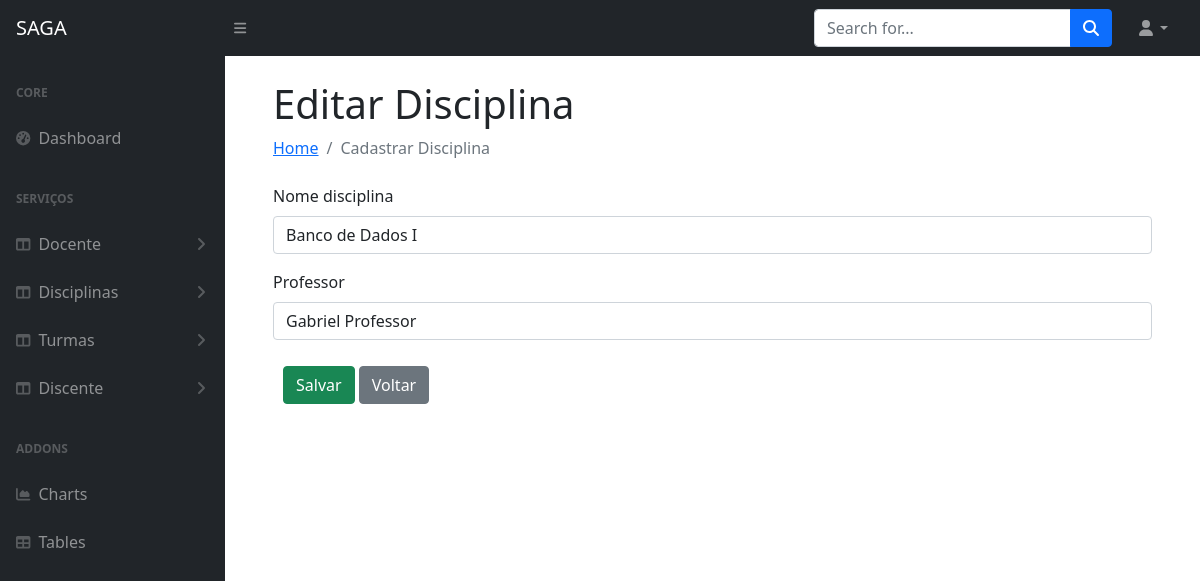
The page /editar_disciplina/1 on the database as committed earlier.
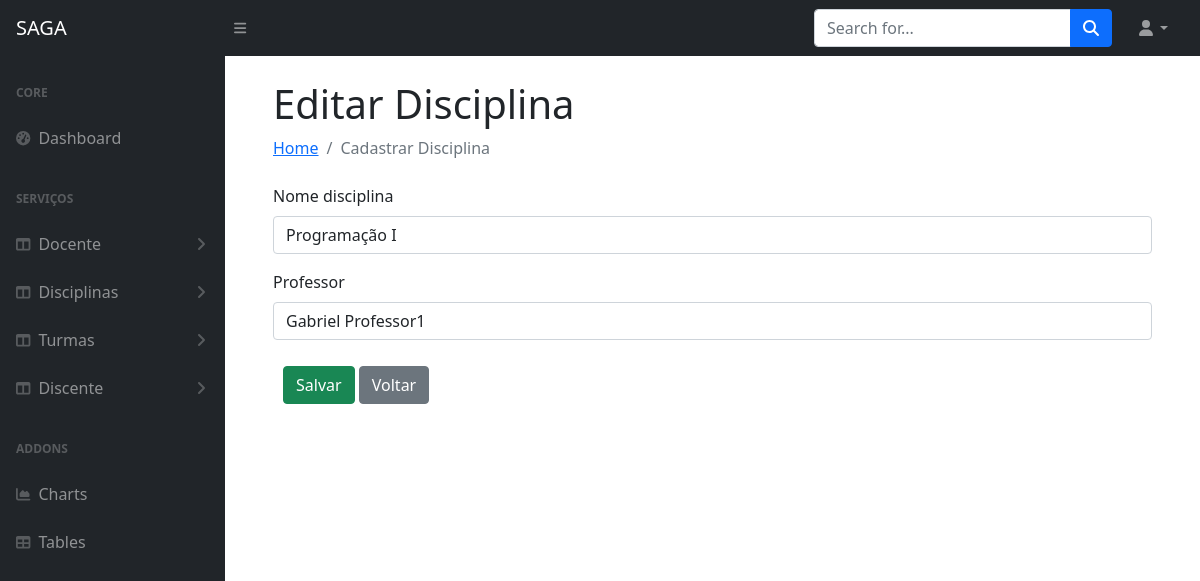
The same page on the database as committed later.
### appacademico/models.py (models this page shows, shortened)
class Disciplina(models.Model):
    disciplina_id = models.AutoField(primary_key=True)
    nome_disciplina = models.CharField(max_length=150, blank=True)
    professor = models.ForeignKey(Professor, on_delete=models.PROTECT)

### appacademico/views.py (the view, shortened to what this page needs)
# urls.py: path('editar_disciplina/<int:disciplina_id>', views.editar_disciplina, name='editar_disciplina'),
@has_role_decorator('professor')
def editar_disciplina(request, disciplina_id):
    disciplinaobject = get_object_or_404(Disciplina, pk=disciplina_id)
    disciplina = DisciplinaModelForm(instance=disciplinaobject)
    return render(request, 'editar_todos.html', {'disciplina': disciplina})

### appacademico/forms.py
class DisciplinaModelForm(forms.ModelForm):
    class Meta:
        model = Disciplina
        fields = ['disciplina_id', 'nome_disciplina', 'professor']

### appacademico/models.py (called while the page is built)
    def __str__(self):
        return self.nome

### appacademico/templates/editar_todos.html (shortened to what this page needs)
{% extends 'index.html'%}
{% load static %}
{% load bootstrap4 %}
{% block h1 %}
{% if docente %}
Editar Docente {{docente.nome}}
{% elif discente %}
Editar discente {{discente.nome}}
{% elif disciplina %}
Editar Disciplina {{disciplina.nome}}
{% elif turmas %}
Editar Turma {{turma.turma_id}}
{% endif %}
{% endblock %}
{% block li %}
{% if docente %}
Cadastrar Docente
{% elif discente %}
Cadastrar Discente
{% elif disciplina %}
Cadastrar Disciplina
{% elif discente %}
Cadastrar Aluno
{% elif turmas %}
Cadastrar Turma
{% endif %}
{% endblock %}
{% block content %}
<form method="POST" class="form" enctype="multipart/form-data" autocomplete="off">
    {% if docente %}
    {% bootstrap_form docente %}
    {% elif discente %}
    {% bootstrap_form discente %}
    {% elif disciplina %}
    {% bootstrap_form disciplina %}
    {% elif turmas %}
    {% bootstrap_form turmas %}
    {% endif %}
    <div style="padding: 10px;">
        <input type="submit" class="btn btn-success" value="Salvar" />
        <input type="button" class="btn btn-secondary" value="Voltar">
    </div>
</form>
</div>
{% endblock %}

Rows that differ between the two databases and show on the page:
changed Disciplina: nome_disciplina "Banco de Dados I" → "Programação I"; professor "Gabriel Professor" → "Gabriel Professor1"
